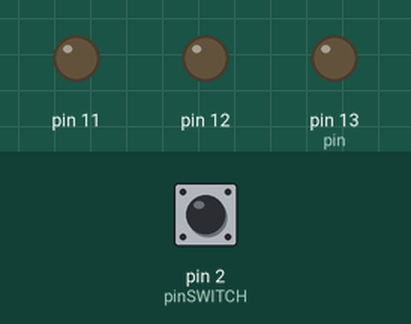
Simulated run of this sketch. Board: Arduino Uno, built with avr-gcc and run on an emulated ATmega328P. Shown: output pins drawn as LEDs (lit = HIGH). The test bench sets the inputs (shaded band); at power-on: pin 2 (pinSWITCH) HIGH.

Above: at 1.2 s.
1.3 s: pin 2 (pinSWITCH) pulled LOW for 0.15 s
At 1.9 s:
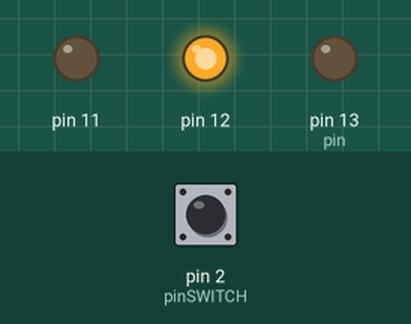
4.4 s: pin 2 (pinSWITCH) pulled LOW for 1 s
At 6.7 s:
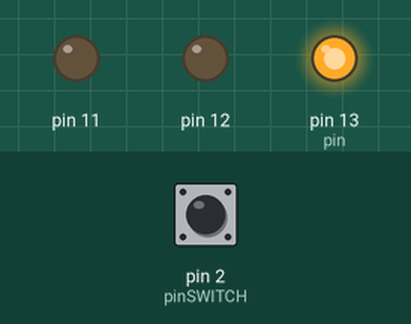
8.4 s: pin 2 (pinSWITCH) pulled LOW for 0.15 s
At 9.2 s:
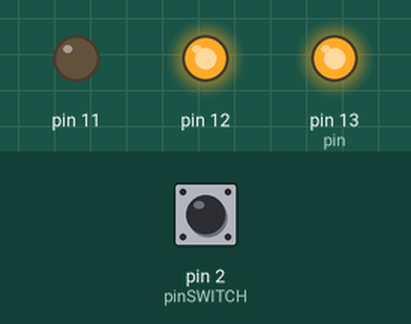
11.5 s: pin 2 (pinSWITCH) pulled LOW for 0.15 s
At 12.8 s:
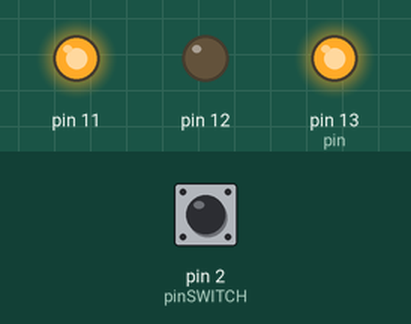
14.5 s: pin 2 (pinSWITCH) pulled LOW for 1 s
18.5 s: pin 2 (pinSWITCH) pulled LOW for 3.2 s
Timing chart, 0 to 24.2 s (numbered marks = the images above; inputs shaded):
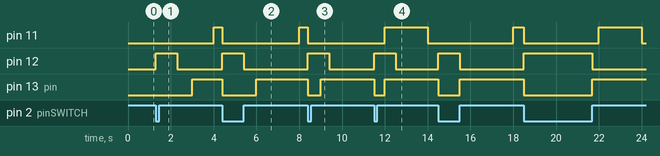

Measured:
- after the input at 1.3 s, pin 12: LOW → HIGH at once, → LOW 1.0 s later
- after the input at 4.4 s, pin 11, pin 13 (pin): HIGH → LOW after 0.00 s instead of 1.6 s
- after the input at 8.4 s, pin 11: HIGH → LOW after 0.00 s instead of 1.6 s; pin 13 (pin): HIGH → LOW after 0.00 s instead of 0.60 s
- after the input at 11.5 s, pin 12: LOW → HIGH after 0.00 s instead of 2.9 s; pin 13 (pin): HIGH → LOW after 0.00 s instead of 0.50 s

The sketch:

projeto_1.ino
```cpp
/*
 Ronaldo Sena
 ronaldo.sena@outlook.com
 May 2017
 Use it as you please. If we meet some day, and you think
 this stuff was helpful, you can buy me a beer

 Primeiro projeto da disciplina Sinais e Sistemas em Engenharia Biomédica
 "Utilização das portas digitais do Arduino"
 */

#define pinSWITCH 2

//Struct that will store some LED properties
typedef struct
{
	unsigned long onTime;
	unsigned long offTime;
	unsigned long eventTime = 0;
	int pin;
	boolean state = false;
}LED;

//Some global variables
LED redLED;
LED yellowLED;
LED greenLED;
boolean watcher;

//Optional parameter "blinkThisFor" is used for intermittent blinking of some LED
//given a certain condition
void controlLigth(LED *pLED, boolean watcher, unsigned long blinkThisFor = 0)
{
	//If my watcher is activated
	if(!watcher)
	{
		//and the blink interval is different from zero
		if(blinkThisFor != 0)
		{
			unsigned long currentTime = millis();
			if((currentTime - pLED->eventTime >= blinkThisFor) && !pLED->state)
			{
				pLED->state = !pLED->state;
				pLED->eventTime = currentTime;
				digitalWrite(pLED->pin, pLED->state);
			}
		}
		//otherwize just turn it off
		else
		{
			pLED->state = false;
			digitalWrite(pLED->pin, pLED->state);
		}
	}
	//Default algorithm to do something on a certain time interval
	else
	{
		unsigned long currentTime = millis();
		if((currentTime - pLED->eventTime >= pLED->offTime) && !pLED->state)
		{
			pLED->state = !pLED->state;
			pLED->eventTime = currentTime;
			digitalWrite(pLED->pin, pLED->state);
		}
		else if((currentTime - pLED->eventTime >= pLED->onTime) && pLED->state)
		{
			pLED->state = !pLED->state;
			pLED->eventTime = currentTime;
			digitalWrite(pLED->pin, pLED->state);
		}
	}
}

void setup()
{
	//Defining the LED properties
	redLED.onTime = 3000;
	redLED.offTime = 3000;
	redLED.pin = 13;

	yellowLED.onTime = 1000;
	yellowLED.offTime = 5000;
	yellowLED.pin = 12;

	greenLED.onTime = 2000;
	greenLED.offTime = 4000;
	greenLED.pin = 11;

	pinMode(redLED.pin, OUTPUT);
	pinMode(yellowLED.pin, OUTPUT);
	pinMode(greenLED.pin, OUTPUT);
	pinMode(pinSWITCH, INPUT_PULLUP);
}

void loop()
{
	//Watcher for the blink
	watcher = digitalRead(pinSWITCH);
	controlLigth(&redLED,watcher);
	controlLigth(&yellowLED,watcher,1000);
	controlLigth(&greenLED,watcher);
}

/* Or you could just do this:

#define pinSWITCH	 2
#define pinRED 		 9
#define pinYELLOW	 10
#define pinGREEN 	 11

void setup()
{
	pinMode(pinRED,OUTPUT);
	pinMode(pinYELLOW,OUTPUT);
	pinMode(pinGREEN,OUTPUT);
	pinMode(pinSWITCH,INPUT_PULLUP);
	//ISR, look up at arduino reference
	attachInterrupt(digitalPinToInterrupt(pinSWITCH), intermittent, LOW);
}
//ISR function
void intermittent()
{
	digitalWrite(pinRED,LOW);
	digitalWrite(pinGREEN,LOW);

	digitalWrite(pinYELLOW,LOW);
	delayMicroseconds(50000);
	digitalWrite(pinYELLOW,HIGH);
	delayMicroseconds(50000);
}
void loop()
{
	//Turn on the red LED for 3 seconds
	digitalWrite(pinRED,HIGH);
	delay(3000);
	digitalWrite(pinRED,LOW);

	//Turn on the red LED for 3 seconds
	digitalWrite(pinYELLOW,HIGH);
	delay(1000);
	digitalWrite(pinYELLOW,LOW);
	digitalWrite(pinGREEN,HIGH);
	delay(2000);
	digitalWrite(pinGREEN,LOW);
}

//But where is the fun in that?
*/
```
